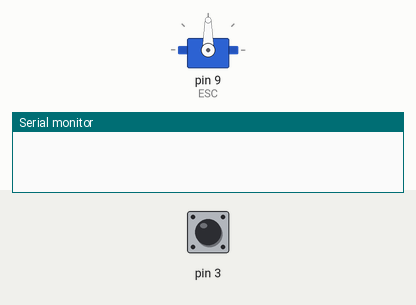
Simulated run of this sketch. Board: Arduino Uno, built with avr-gcc and run on an emulated ATmega328P. On the bench: servo, the last lines printed to the serial monitor. The test bench sets the inputs (shaded band); at power-on: pin 3 LOW.

Above: at 0.1 s.
At 1.2 s:
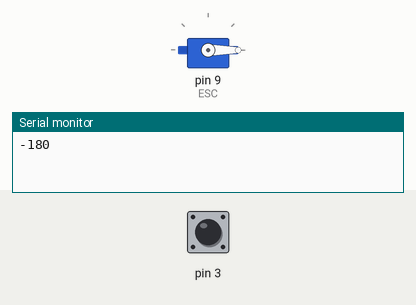
1.3 s: pin 3 pulsed HIGH 2 times (0.12 s each, 0.3 s apart)
At 2.3 s:
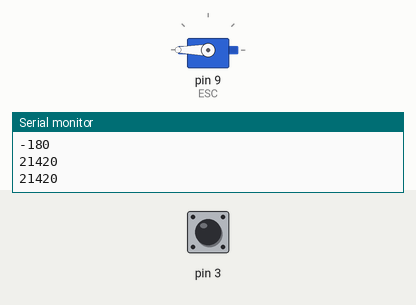
Timing chart, 0 to 4.3 s (numbered marks = the images above; inputs shaded):
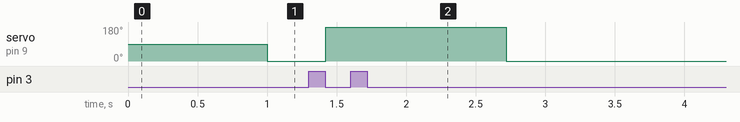

Measured:
- after the input at 1.3 s, servo on pin 9 (ESC): 0° → 180° after 0.12 s, → 0° 1.3 s later

The sketch:

Signal_ESC_Motor.ino
```cpp
#include <Servo.h>
double channel;

Servo ESC;     // create servo object to control the ESC

int controllerValue;  // value from the analog pin

void setup() {
  pinMode(3, INPUT);
  Serial.begin(9600);
  // Attach the ESC on pin 9
  ESC.attach(9,1000,2000); // (pin, min pulse width, max pulse width in microseconds)
}

void loop() {
  channel = pulseIn(3, HIGH);
  //potValue = analogRead(A0);   // reads the value of the potentiometer (value between 0 and 1023)
  controllerValue = map(channel, 1000, 2000, 0, 180);   // scale it to use it with the servo library (value between 0 and 180)

  Serial.println(controllerValue);
  ESC.write(controllerValue);    // Send the signal to the ESC
}
```
